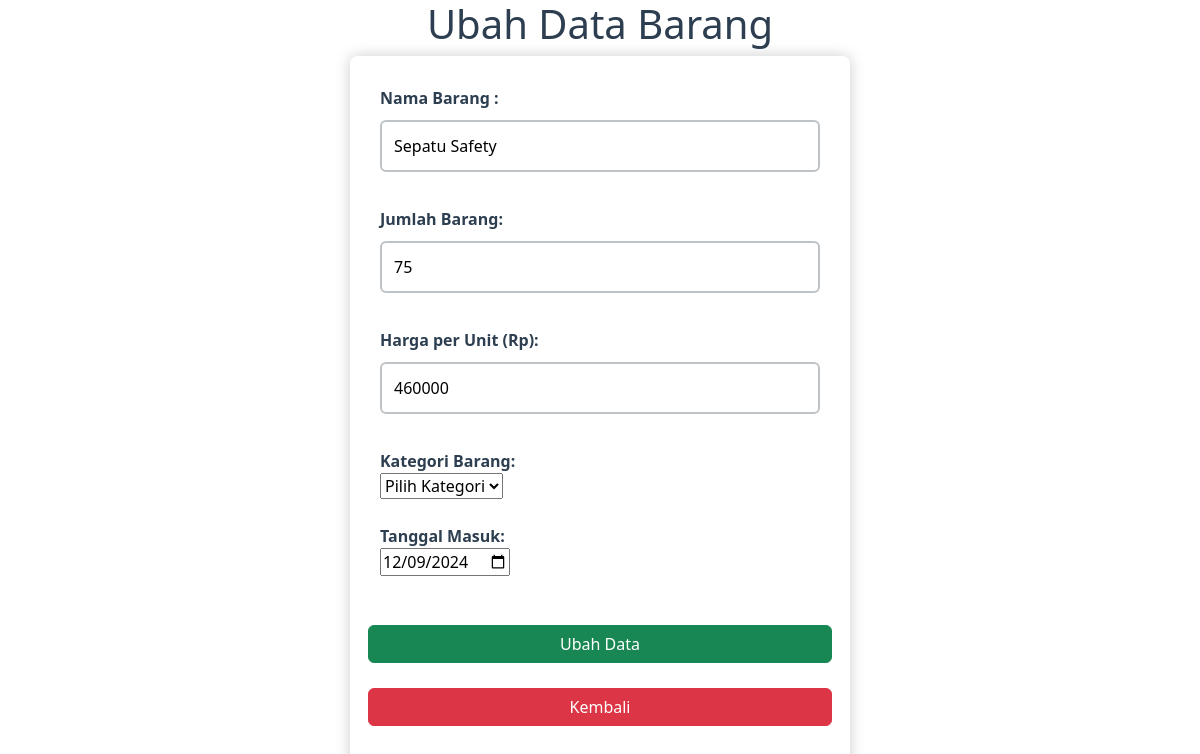
The app's page /edit.php?nama=Sepatu Safety with its own data.
### tables this page shows
CREATE TABLE `tabel_barang` (
  `nama` varchar(50) NOT NULL,
  `kategori` enum('Elektronik','Pakaian','Makanan','Lainnya') NOT NULL,
  `jumlah` int(10) NOT NULL,
  `harga` int(10) NOT NULL,
  `tanggal_masuk` date NOT NULL
);

### edit.php (the view, shortened to what this page needs)
<?php
include 'koneksi.php';
$sql = "SELECT * FROM tabel_barang WHERE nama='".$_GET['nama']."'";
if($result = mysqli_query($koneksi, $sql)){
	if(mysqli_num_rows($result) > 0){
		while($row = mysqli_fetch_array($result)){
			$nama = $row['nama'];
			$jumlah = $row['jumlah'];
			$harga = $row['harga'];
			$tanggal_masuk = $row['tanggal_masuk'];
		}
	} else{
		echo "No records matching your query were found.";
	}
} else{
	echo "ERROR: Could not able to execute $sql. " . mysqli_error($koneksi);
}
?>
<!DOCTYPE html>
<html>
<head>
  <link rel="stylesheet" type="text/css" href="CSS/add.css">
  <link href="https://cdn.jsdelivr.net/npm/bootstrap@5.2.3/dist/css/bootstrap.min.css" rel="stylesheet">
</head>
<body>
  <h1>Ubah Data Barang</h1>
  <div class="form-container">
    <form name="form" method="post" onsubmit="return validateForm()">
      <div class="row">
        <div class="col-25">
          <label for="nama">Nama Barang :</label>
        </div>
        <div class="col-75">
          <input id="nama" type="text" name="nama" value="<?php echo $nama;?>" readonly required>
        </div>
      </div>
      <div class="row">
        <div class="col-25">
          <label for="jumlah">Jumlah Barang:</label>
        </div>
        <div class="col-75">
          <input id="jumlah" type="number" name="jumlah" value="<?php echo $jumlah;?>" min="1" required>
        </div>
      </div>
      <div class="row">
        <div class="col-25">
          <label for="harga">Harga per Unit (Rp):</label>
        </div>
        <div class="col-75">
          <input id="harga" type="number" name="harga" value="<?php echo $harga;?>" min="100" required>
        </div>
      </div>
      <div class="row">
        <div class="col-25">
          <label for="kategori">Kategori Barang:</label>
        </div>
        <div class="col-75">
          <select id="kategori" name="kategori" required>
            <option value="" disabled selected>Pilih Kategori</option>
          </select>
        </div>
      </div>
      <div class="row">
        <div class="col-25">
          <label for="tanggal_masuk">Tanggal Masuk:</label>
        </div>
        <div class="col-75">
          <input id="tanggal_masuk" type="date" name="tanggal_masuk" value="<?php echo $tanggal_masuk;?>" max="<?php echo date('Y-m-d'); ?>" required>
        </div>
      </div>
      <br>
      <div class="row">
        <button class="btn btn-success" name="TblUpdate" type="submit">Ubah Data</button><br>
      </div>
      <div class="row">
        <a href="index.php" class="btn btn-danger">Kembali</a>
      </div>
    </form>
  </div>
</body>
</html>

### CSS/add.css (style rules this page uses)
body { font-family: 'Roboto', sans-serif; background-color: #ecf0f1; color: #333; margin: 0; padding: 0; }
h1 { text-align: center; color: #2c3e50; margin-top: 20px; }
form { max-width: 500px; margin: 0 auto; background-color: #fff; padding: 30px; border-radius: 8px; box-shadow: 0 0 15px rgba(0, 0, 0, 0.2); }
.row { margin-bottom: 25px; }
.col-25 { width: 30%; }
.col-75 { width: 70%; }
label { font-weight: bold; color: #2c3e50; }
input[type="text"], input[type="number"] { width: 100%; padding: 12px; margin: 10px 0; box-sizing: border-box; border: 2px solid #bdc3c7; border-radius: 6px; transition: border-color 0.3s; }
button { text-align: center; padding: 14px 28px; background-color: #2c3e50; color: #fff; border: none; border-radius: 6px; cursor: pointer; display: block; margin: 0 auto; transition: background-color 0.3s; }
a { text-decoration: none; color: #2c3e50; }

### records on screen
tabel_barang: nama "Sepatu Safety", jumlah "75", harga "460000", tanggal_masuk "12/09/2024"
